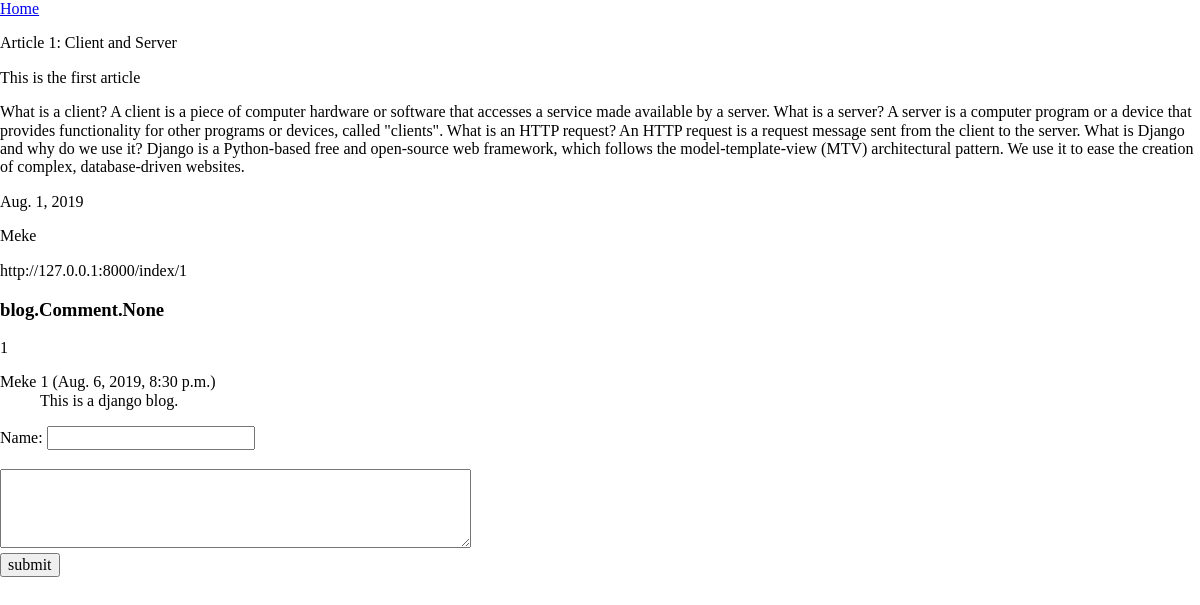
Page /index/1 on the committed database.
### blog/models.py (models this page shows, shortened)
class Article(models.Model):
    title = models.CharField(max_length=255)
    body = models.CharField(max_length=255)
    draft = models.TextField(null=False)
    published_date = models.DateField()
    author = models.CharField(max_length=255)
    url = models.CharField(max_length=255, null=True, validators=[URLValidator()])

class Comment(models.Model):
    name = models.CharField(max_length=255)
    created_at = models.DateTimeField(auto_now_add=True)
    message = models.TextField()
    article = models.ForeignKey(Article, on_delete=models.CASCADE, related_name='comments')

### blog/views.py (the view)
# urls.py: path('index/<int:id>', views.show, name='show'),
def show(request, id):
    article = Article.objects.get(pk=id)
    context = {"article": article}
    return render(request, 'show.html', context)

### blog/templates/show.html (shortened to what this page needs)
{% extends "base.html" %}
{% block content %}
    <p>{{ article.title }}</p>
    <p>{{ article.body }}</p>
    <p>{{ article.draft }}</p>
    <p>{{ article.published_date }}</p>
    <p>{{ article.author }}</p>
    <p>{{ article.url }}</p>
    <h3>{{ article.comments }}</h3>
    <p>{{ article.comments.count }}</p>
    {% for comment in article.comments.all %}
    <dl>
        <dt>{{ comment.name }} ({{ comment.created_at }})</dt>
        <dd>{{ comment.message }}</dd>
    </dl>
    {% endfor %}
    <form action="{% url 'create_comment' %}" method="post">
        Name: <input type="text" name = "name">
        <br><br>
        <textarea rows="4" cols="50" name="message" value = "Leave comment here"></textarea>
        <br>
        <input type="submit" name="submit" value="submit">
    </form>
{% endblock %}

### blog/templates/base.html (shortened to what this page needs)
{% load staticfiles %}
<!DOCTYPE html>
<html lang="en">
<head>
    <link rel="stylesheet" href="{% static 'css/normalize.css' %}">
</head>
<nav>
    <a href="{% url 'index' %}">Home</a>
</nav>
<body>
    {% block content %}
    {% endblock %}
</body>
</html>

### rows in the picture
Article: title "Article 1: Client and Server", body "This is the first article", draft "What is a client? A client is a piece of computer hardware or software that accesses a service made available by a server. What is a server? A server is a computer program or a device that provides functionality for other programs or devices, called \"clients\". What is an HTTP request? An HTTP request is a request message sent from the client to the server. What is Django and why do we use it? Django is a Python-based free and open-source web framework, which follows the model-template-view (MTV) architectural pattern. We use it to ease the creation of complex, database-driven websites.", published_date "Aug. 1, 2019", author "Meke", url "http://127.0.0.1:8000/index/1", comments "blog.Comment.None", comments.count "1"
Comment: name "Meke 1", created_at "Aug. 6, 2019, 8:30 p.m.", message "This is a django blog."
